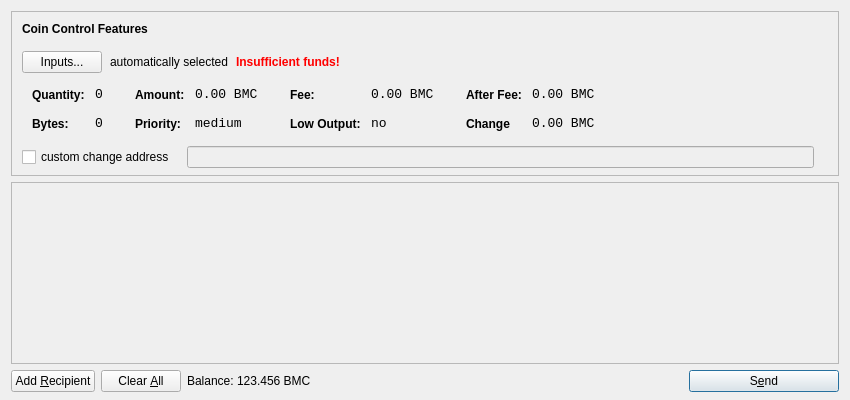
<?xml version="1.0" encoding="UTF-8"?>
<ui version="4.0">
 <class>SendCoinsDialog</class>
 <widget class="QDialog" name="SendCoinsDialog">
  <property name="geometry">
   <rect>
    <x>0</x>
    <y>0</y>
    <width>850</width>
    <height>400</height>
   </rect>
  </property>
  <property name="windowTitle">
   <string>Send Coins</string>
  </property>
  <layout class="QVBoxLayout" name="verticalLayout" stretch="0,1,0">
   <property name="bottomMargin">
    <number>8</number>
   </property>
   <item>
    <widget class="QFrame" name="frameCoinControl">
     <property name="sizePolicy">
      <sizepolicy hsizetype="Expanding" vsizetype="Expanding">
       <horstretch>0</horstretch>
       <verstretch>0</verstretch>
      </sizepolicy>
     </property>
     <property name="maximumSize">
      <size>
       <width>16777215</width>
       <height>16777215</height>
      </size>
     </property>
     <property name="frameShape">
      <enum>QFrame::StyledPanel</enum>
     </property>
     <property name="frameShadow">
      <enum>QFrame::Sunken</enum>
     </property>
     <layout class="QVBoxLayout" name="verticalLayoutCoinControl2">
      <property name="spacing">
       <number>-1</number>
      </property>
      <property name="leftMargin">
       <number>0</number>
      </property>
      <property name="topMargin">
       <number>0</number>
      </property>
      <property name="rightMargin">
       <number>0</number>
      </property>
      <property name="bottomMargin">
       <number>6</number>
      </property>
      <item>
       <layout class="QVBoxLayout" name="verticalLayoutCoinControl" stretch="0,0,0,0,1">
        <property name="spacing">
         <number>0</number>
        </property>
        <property name="leftMargin">
         <number>10</number>
        </property>
        <property name="topMargin">
         <number>10</number>
        </property>
        <item>
         <layout class="QHBoxLayout" name="horizontalLayoutCoinControl1">
          <property name="bottomMargin">
           <number>15</number>
          </property>
          <item>
           <widget class="QLabel" name="labelCoinControlFeatures">
            <property name="sizePolicy">
             <sizepolicy hsizetype="Preferred" vsizetype="Maximum">
              <horstretch>0</horstretch>
              <verstretch>0</verstretch>
             </sizepolicy>
            </property>
            <property name="font">
             <font>
              <weight>75</weight>
              <bold>true</bold>
             </font>
            </property>
            <property name="styleSheet">
             <string notr="true">font-weight:bold;</string>
            </property>
            <property name="text">
             <string>Coin Control Features</string>
            </property>
           </widget>
          </item>
         </layout>
        </item>
        <item>
         <layout class="QHBoxLayout" name="horizontalLayoutCoinControl2" stretch="0,0,0,0">
          <property name="spacing">
           <number>8</number>
          </property>
          <property name="bottomMargin">
           <number>10</number>
          </property>
          <item>
           <widget class="QPushButton" name="pushButtonCoinControl">
            <property name="styleSheet">
             <string notr="true"/>
            </property>
            <property name="text">
             <string>Inputs...</string>
            </property>
           </widget>
          </item>
          <item>
           <widget class="QLabel" name="labelCoinControlAutomaticallySelected">
            <property name="text">
             <string>automatically selected</string>
            </property>
            <property name="margin">
             <number>5</number>
            </property>
           </widget>
          </item>
          <item>
           <widget class="QLabel" name="labelCoinControlInsuffFunds">
            <property name="font">
             <font>
              <weight>75</weight>
              <bold>true</bold>
             </font>
            </property>
            <property name="styleSheet">
             <string notr="true">color:red;font-weight:bold;</string>
            </property>
            <property name="text">
             <string>Insufficient funds!</string>
            </property>
            <property name="margin">
             <number>5</number>
            </property>
           </widget>
          </item>
          <item>
           <spacer name="horizontalSpacerCoinControl">
            <property name="orientation">
             <enum>Qt::Horizontal</enum>
            </property>
            <property name="sizeHint" stdset="0">
             <size>
              <width>40</width>
              <height>1</height>
             </size>
            </property>
           </spacer>
          </item>
         </layout>
        </item>
        <item>
         <widget class="QWidget" name="widgetCoinControl" native="true">
          <property name="sizePolicy">
           <sizepolicy hsizetype="Preferred" vsizetype="Preferred">
            <horstretch>0</horstretch>
            <verstretch>0</verstretch>
           </sizepolicy>
          </property>
          <property name="minimumSize">
           <size>
            <width>0</width>
            <height>0</height>
           </size>
          </property>
          <property name="styleSheet">
           <string notr="true"/>
          </property>
          <layout class="QHBoxLayout" name="horizontalLayoutCoinControl5">
           <property name="margin">
            <number>0</number>
           </property>
           <item>
            <layout class="QHBoxLayout" name="horizontalLayoutCoinControl3" stretch="0,0,0,1">
             <property name="spacing">
              <number>20</number>
             </property>
             <property name="topMargin">
              <number>0</number>
             </property>
             <property name="bottomMargin">
              <number>10</number>
             </property>
             <item>
              <layout class="QFormLayout" name="formLayoutCoinControl1">
               <property name="horizontalSpacing">
                <number>10</number>
               </property>
               <property name="verticalSpacing">
                <number>14</number>
               </property>
               <property name="leftMargin">
                <number>10</number>
               </property>
               <property name="topMargin">
                <number>4</number>
               </property>
               <property name="rightMargin">
                <number>6</number>
               </property>
               <item row="0" column="0">
                <widget class="QLabel" name="labelCoinControlQuantityText">
                 <property name="styleSheet">
                  <string notr="true">font-weight:bold;</string>
                 </property>
                 <property name="text">
                  <string>Quantity:</string>
                 </property>
                 <property name="margin">
                  <number>0</number>
                 </property>
                </widget>
               </item>
               <item row="0" column="1">
                <widget class="QLabel" name="labelCoinControlQuantity">
                 <property name="font">
                  <font>
                   <family>Monospace</family>
                   <pointsize>10</pointsize>
                  </font>
                 </property>
                 <property name="cursor">
                  <cursorShape>IBeamCursor</cursorShape>
                 </property>
                 <property name="contextMenuPolicy">
                  <enum>Qt::ActionsContextMenu</enum>
                 </property>
                 <property name="text">
                  <string>0</string>
                 </property>
                 <property name="margin">
                  <number>0</number>
                 </property>
                 <property name="textInteractionFlags">
                  <set>Qt::LinksAccessibleByMouse|Qt::TextSelectableByKeyboard|Qt::TextSelectableByMouse</set>
                 </property>
                </widget>
               </item>
               <item row="1" column="0">
                <widget class="QLabel" name="labelCoinControlBytesText">
                 <property name="styleSheet">
                  <string notr="true">font-weight:bold;</string>
                 </property>
                 <property name="text">
                  <string>Bytes:</string>
                 </property>
                </widget>
               </item>
               <item row="1" column="1">
                <widget class="QLabel" name="labelCoinControlBytes">
                 <property name="font">
                  <font>
                   <family>Monospace</family>
                   <pointsize>10</pointsize>
                  </font>
                 </property>
                 <property name="cursor">
                  <cursorShape>IBeamCursor</cursorShape>
                 </property>
                 <property name="contextMenuPolicy">
                  <enum>Qt::ActionsContextMenu</enum>
                 </property>
                 <property name="text">
                  <string>0</string>
                 </property>
                 <property name="textInteractionFlags">
                  <set>Qt::LinksAccessibleByMouse|Qt::TextSelectableByKeyboard|Qt::TextSelectableByMouse</set>
                 </property>
                </widget>
               </item>
              </layout>
             </item>
             <item>
              <layout class="QFormLayout" name="formLayoutCoinControl2">
               <property name="horizontalSpacing">
                <number>10</number>
               </property>
               <property name="verticalSpacing">
                <number>14</number>
               </property>
               <property name="leftMargin">
                <number>6</number>
               </property>
               <property name="topMargin">
                <number>4</number>
               </property>
               <property name="rightMargin">
                <number>6</number>
               </property>
               <item row="0" column="0">
                <widget class="QLabel" name="labelCoinControlAmountText">
                 <property name="styleSheet">
                  <string notr="true">font-weight:bold;</string>
                 </property>
                 <property name="text">
                  <string>Amount:</string>
                 </property>
                 <property name="margin">
                  <number>0</number>
                 </property>
                </widget>
               </item>
               <item row="0" column="1">
                <widget class="QLabel" name="labelCoinControlAmount">
                 <property name="font">
                  <font>
                   <family>Monospace</family>
                   <pointsize>10</pointsize>
                  </font>
                 </property>
                 <property name="cursor">
                  <cursorShape>IBeamCursor</cursorShape>
                 </property>
                 <property name="contextMenuPolicy">
                  <enum>Qt::ActionsContextMenu</enum>
                 </property>
                 <property name="text">
                  <string>0.00 BMC</string>
                 </property>
                 <property name="textInteractionFlags">
                  <set>Qt::LinksAccessibleByMouse|Qt::TextSelectableByKeyboard|Qt::TextSelectableByMouse</set>
                 </property>
                </widget>
               </item>
               <item row="1" column="0">
                <widget class="QLabel" name="labelCoinControlPriorityText">
                 <property name="styleSheet">
                  <string notr="true">font-weight:bold;</string>
                 </property>
                 <property name="text">
                  <string>Priority:</string>
                 </property>
                </widget>
               </item>
               <item row="1" column="1">
                <widget class="QLabel" name="labelCoinControlPriority">
                 <property name="font">
                  <font>
                   <family>Monospace</family>
                   <pointsize>10</pointsize>
                  </font>
                 </property>
                 <property name="cursor">
                  <cursorShape>IBeamCursor</cursorShape>
                 </property>
                 <property name="contextMenuPolicy">
                  <enum>Qt::ActionsContextMenu</enum>
                 </property>
                 <property name="text">
                  <string>medium</string>
                 </property>
                 <property name="textInteractionFlags">
                  <set>Qt::LinksAccessibleByMouse|Qt::TextSelectableByKeyboard|Qt::TextSelectableByMouse</set>
                 </property>
                </widget>
               </item>
              </layout>
             </item>
             <item>
              <layout class="QFormLayout" name="formLayoutCoinControl3">
               <property name="horizontalSpacing">
                <number>10</number>
               </property>
               <property name="verticalSpacing">
                <number>14</number>
               </property>
               <property name="leftMargin">
                <number>6</number>
               </property>
               <property name="topMargin">
                <number>4</number>
               </property>
               <property name="rightMargin">
                <number>6</number>
               </property>
               <item row="0" column="0">
                <widget class="QLabel" name="labelCoinControlFeeText">
                 <property name="styleSheet">
                  <string notr="true">font-weight:bold;</string>
                 </property>
                 <property name="text">
                  <string>Fee:</string>
                 </property>
                 <property name="margin">
                  <number>0</number>
                 </property>
                </widget>
               </item>
               <item row="0" column="1">
                <widget class="QLabel" name="labelCoinControlFee">
                 <property name="font">
                  <font>
                   <family>Monospace</family>
                   <pointsize>10</pointsize>
                  </font>
                 </property>
                 <property name="cursor">
                  <cursorShape>IBeamCursor</cursorShape>
                 </property>
                 <property name="contextMenuPolicy">
                  <enum>Qt::ActionsContextMenu</enum>
                 </property>
                 <property name="text">
                  <string>0.00 BMC</string>
                 </property>
                 <property name="textInteractionFlags">
                  <set>Qt::LinksAccessibleByMouse|Qt::TextSelectableByKeyboard|Qt::TextSelectableByMouse</set>
                 </property>
                </widget>
               </item>
               <item row="1" column="0">
                <widget class="QLabel" name="labelCoinControlLowOutputText">
                 <property name="styleSheet">
                  <string notr="true">font-weight:bold;</string>
                 </property>
                 <property name="text">
                  <string>Low Output:</string>
                 </property>
                </widget>
               </item>
               <item row="1" column="1">
                <widget class="QLabel" name="labelCoinControlLowOutput">
                 <property name="font">
                  <font>
                   <family>Monospace</family>
                   <pointsize>10</pointsize>
                  </font>
                 </property>
                 <property name="cursor">
                  <cursorShape>IBeamCursor</cursorShape>
                 </property>
                 <property name="contextMenuPolicy">
                  <enum>Qt::ActionsContextMenu</enum>
                 </property>
                 <property name="text">
                  <string>no</string>
                 </property>
                 <property name="textInteractionFlags">
                  <set>Qt::LinksAccessibleByMouse|Qt::TextSelectableByKeyboard|Qt::TextSelectableByMouse</set>
                 </property>
                </widget>
               </item>
              </layout>
             </item>
             <item>
              <layout class="QFormLayout" name="formLayoutCoinControl4">
               <property name="horizontalSpacing">
                <number>10</number>
               </property>
               <property name="verticalSpacing">
                <number>14</number>
               </property>
               <property name="leftMargin">
                <number>6</number>
               </property>
               <property name="topMargin">
                <number>4</number>
               </property>
               <property name="rightMargin">
                <number>6</number>
               </property>
               <item row="0" column="0">
                <widget class="QLabel" name="labelCoinControlAfterFeeText">
                 <property name="styleSheet">
                  <string notr="true">font-weight:bold;</string>
                 </property>
                 <property name="text">
                  <string>After Fee:</string>
                 </property>
                 <property name="margin">
                  <number>0</number>
                 </property>
                </widget>
               </item>
               <item row="0" column="1">
                <widget class="QLabel" name="labelCoinControlAfterFee">
                 <property name="font">
                  <font>
                   <family>Monospace</family>
                   <pointsize>10</pointsize>
                  </font>
                 </property>
                 <property name="cursor">
                  <cursorShape>IBeamCursor</cursorShape>
                 </property>
                 <property name="contextMenuPolicy">
                  <enum>Qt::ActionsContextMenu</enum>
                 </property>
                 <property name="text">
                  <string>0.00 BMC</string>
                 </property>
                 <property name="textInteractionFlags">
                  <set>Qt::LinksAccessibleByMouse|Qt::TextSelectableByKeyboard|Qt::TextSelectableByMouse</set>
                 </property>
                </widget>
               </item>
               <item row="1" column="0">
                <widget class="QLabel" name="labelCoinControlChangeText">
                 <property name="styleSheet">
                  <string notr="true">font-weight:bold;</string>
                 </property>
                 <property name="text">
                  <string>Change</string>
                 </property>
                </widget>
               </item>
               <item row="1" column="1">
                <widget class="QLabel" name="labelCoinControlChange">
                 <property name="font">
                  <font>
                   <family>Monospace</family>
                   <pointsize>10</pointsize>
                  </font>
                 </property>
                 <property name="cursor">
                  <cursorShape>IBeamCursor</cursorShape>
                 </property>
                 <property name="contextMenuPolicy">
                  <enum>Qt::ActionsContextMenu</enum>
                 </property>
                 <property name="text">
                  <string>0.00 BMC</string>
                 </property>
                 <property name="textInteractionFlags">
                  <set>Qt::LinksAccessibleByMouse|Qt::TextSelectableByKeyboard|Qt::TextSelectableByMouse</set>
                 </property>
                </widget>
               </item>
              </layout>
             </item>
            </layout>
           </item>
          </layout>
         </widget>
        </item>
        <item>
         <layout class="QHBoxLayout" name="horizontalLayoutCoinControl4" stretch="0,0,0">
          <property name="spacing">
           <number>12</number>
          </property>
          <property name="sizeConstraint">
           <enum>QLayout::SetDefaultConstraint</enum>
          </property>
          <property name="topMargin">
           <number>5</number>
          </property>
          <property name="rightMargin">
           <number>5</number>
          </property>
          <item>
           <widget class="QCheckBox" name="checkBoxCoinControlChange">
            <property name="text">
             <string>custom change address</string>
            </property>
           </widget>
          </item>
          <item>
           <widget class="QLineEdit" name="lineEditCoinControlChange">
            <property name="enabled">
             <bool>false</bool>
            </property>
            <property name="sizePolicy">
             <sizepolicy hsizetype="Expanding" vsizetype="Fixed">
              <horstretch>0</horstretch>
              <verstretch>0</verstretch>
             </sizepolicy>
            </property>
           </widget>
          </item>
          <item>
           <widget class="QLabel" name="labelCoinControlChangeLabel">
            <property name="sizePolicy">
             <sizepolicy hsizetype="Preferred" vsizetype="Expanding">
              <horstretch>0</horstretch>
              <verstretch>0</verstretch>
             </sizepolicy>
            </property>
            <property name="minimumSize">
             <size>
              <width>0</width>
              <height>0</height>
             </size>
            </property>
            <property name="text">
             <string/>
            </property>
            <property name="margin">
             <number>3</number>
            </property>
           </widget>
          </item>
         </layout>
        </item>
        <item>
         <spacer name="verticalSpacerCoinControl">
          <property name="orientation">
           <enum>Qt::Vertical</enum>
          </property>
          <property name="sizeHint" stdset="0">
           <size>
            <width>800</width>
            <height>1</height>
           </size>
          </property>
         </spacer>
        </item>
       </layout>
      </item>
     </layout>
    </widget>
   </item>
   <item>
    <widget class="QScrollArea" name="scrollArea">
     <property name="widgetResizable">
      <bool>true</bool>
     </property>
     <widget class="QWidget" name="scrollAreaWidgetContents">
      <property name="geometry">
       <rect>
        <x>0</x>
        <y>0</y>
        <width>830</width>
        <height>165</height>
       </rect>
      </property>
      <layout class="QVBoxLayout" name="verticalLayout_2">
       <property name="margin">
        <number>0</number>
       </property>
       <item>
        <layout class="QVBoxLayout" name="entries">
         <property name="spacing">
          <number>6</number>
         </property>
        </layout>
       </item>
       <item>
        <spacer name="verticalSpacer">
         <property name="orientation">
          <enum>Qt::Vertical</enum>
         </property>
         <property name="sizeHint" stdset="0">
          <size>
           <width>20</width>
           <height>40</height>
          </size>
         </property>
        </spacer>
       </item>
      </layout>
     </widget>
    </widget>
   </item>
   <item>
    <layout class="QHBoxLayout" name="horizontalLayout">
     <item>
      <widget class="QPushButton" name="addButton">
       <property name="toolTip">
        <string>Send to multiple recipients at once</string>
       </property>
       <property name="text">
        <string>Add &amp;Recipient</string>
       </property>
       <property name="icon">
        <iconset resource="../bitcoin.qrc">
         <normaloff>:/icons/add</normaloff>:/icons/add</iconset>
       </property>
       <property name="autoDefault">
        <bool>false</bool>
       </property>
      </widget>
     </item>
     <item>
      <widget class="QPushButton" name="clearButton">
       <property name="sizePolicy">
        <sizepolicy hsizetype="Minimum" vsizetype="Fixed">
         <horstretch>0</horstretch>
         <verstretch>0</verstretch>
        </sizepolicy>
       </property>
       <property name="toolTip">
        <string>Remove all transaction fields</string>
       </property>
       <property name="text">
        <string>Clear &amp;All</string>
       </property>
       <property name="icon">
        <iconset resource="../bitcoin.qrc">
         <normaloff>:/icons/remove</normaloff>:/icons/remove</iconset>
       </property>
       <property name="autoRepeatDelay">
        <number>300</number>
       </property>
       <property name="autoDefault">
        <bool>false</bool>
       </property>
      </widget>
     </item>
     <item>
      <layout class="QHBoxLayout" name="horizontalLayout_2">
       <property name="spacing">
        <number>3</number>
       </property>
       <item>
        <widget class="QLabel" name="label">
         <property name="sizePolicy">
          <sizepolicy hsizetype="Preferred" vsizetype="Fixed">
           <horstretch>0</horstretch>
           <verstretch>0</verstretch>
          </sizepolicy>
         </property>
         <property name="text">
          <string>Balance:</string>
         </property>
        </widget>
       </item>
       <item>
        <widget class="QLabel" name="labelBalance">
         <property name="sizePolicy">
          <sizepolicy hsizetype="Preferred" vsizetype="Fixed">
           <horstretch>0</horstretch>
           <verstretch>0</verstretch>
          </sizepolicy>
         </property>
         <property name="cursor">
          <cursorShape>IBeamCursor</cursorShape>
         </property>
         <property name="text">
          <string>123.456 BMC</string>
         </property>
         <property name="textInteractionFlags">
          <set>Qt::LinksAccessibleByMouse|Qt::TextSelectableByKeyboard|Qt::TextSelectableByMouse</set>
         </property>
        </widget>
       </item>
      </layout>
     </item>
     <item>
      <spacer name="horizontalSpacer">
       <property name="orientation">
        <enum>Qt::Horizontal</enum>
       </property>
       <property name="sizeHint" stdset="0">
        <size>
         <width>40</width>
         <height>20</height>
        </size>
       </property>
      </spacer>
     </item>
     <item>
      <widget class="QPushButton" name="sendButton">
       <property name="minimumSize">
        <size>
         <width>150</width>
         <height>0</height>
        </size>
       </property>
       <property name="toolTip">
        <string>Confirm the send action</string>
       </property>
       <property name="text">
        <string>S&amp;end</string>
       </property>
       <property name="icon">
        <iconset resource="../bitcoin.qrc">
         <normaloff>:/icons/send</normaloff>:/icons/send</iconset>
       </property>
       <property name="default">
        <bool>true</bool>
       </property>
      </widget>
     </item>
    </layout>
   </item>
  </layout>
 </widget>
 <resources>
  <include location="../bitcoin.qrc"/>
 </resources>
 <connections/>
</ui>
